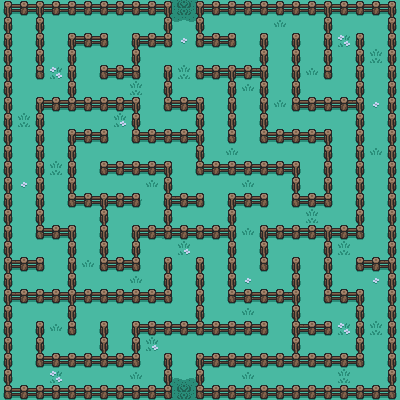

This is a level from a 2D game, rendered from its Tiled map with the project's own tilesets. A one-line summary and the map file follow, with tile-layer data summarised:
An orthogonal 25x25 tile map with 16x16 px tiles, 4 tile layers (Piso, flores, camino, colisiones) and 73 objects.

<map version="1.8" tiledversion="1.8.2" orientation="orthogonal" renderorder="right-down" width="25" height="25" tilewidth="16" tileheight="16" infinite="0" nextlayerid="6" nextobjectid="75">
 <tileset firstgid="1" source="Woodlands Tileset WIP (v2).tsx" />
 <layer id="1" name="Piso" width="25" height="25">
  <data>[625 cells, 625 non-empty, 1 distinct tile ids]</data>
 </layer>
 <layer id="4" name="flores" width="25" height="25">
  <data>[625 cells, 41 non-empty, 5 distinct tile ids]</data>
 </layer>
 <layer id="2" name="camino" width="25" height="25">
  <data>[625 cells, 12 non-empty, 9 distinct tile ids]</data>
 </layer>
 <layer id="3" name="colisiones" width="25" height="25">
  <data>[625 cells, 335 non-empty, 15 distinct tile ids]</data>
 </layer>
 <objectgroup id="5" name="colisiones">
  <object id="1" x="4" y="1" width="7.9934" height="398" />
  <object id="2" x="12.1046" y="0.998068" width="159.886" height="13.9816" />
  <object id="3" x="195.978" y="1" width="200.033" height="13.9111" />
  <object id="4" x="387.989" y="14.9611" width="8.00556" height="384.05" />
  <object id="5" x="196.031" y="385.031" width="191.841" height="13.875" />
  <object id="6" x="12.1208" y="384.978" width="159.879" height="13.9556" />
  <object id="7" x="164.013" y="352.998" width="7.98681" height="31.8927" />
  <object id="8" x="196" y="352.969" width="8" height="31.9844" />
  <object id="9" x="204.063" y="353.011" width="159.938" height="13.9667" />
  <object id="10" x="356.002" y="289.006" width="7.98854" height="63.95" />
  <object id="11" x="291.981" y="33.0313" width="8.03804" height="63.8574" />
  <object id="12" x="324.019" y="288.976" width="31.8505" height="14.0122" />
  <object id="13" x="323.987" y="225.011" width="8.01319" height="63.9194" />
  <object id="14" x="332.111" y="225.022" width="31.8486" height="13.9556" />
  <object id="15" x="356.011" y="32.9844" width="7.98194" height="191.949" />
  <object id="16" x="292" y="97.0222" width="63.9111" height="13.9892" />
  <object id="17" x="324" y="14.9646" width="8" height="64.0174" />
  <object id="18" x="356.003" y="256.965" width="31.8662" height="14.0068" />
  <object id="19" x="291.998" y="257.002" width="7.99965" height="95.9663" />
  <object id="20" x="300.044" y="321.022" width="31.951" height="13.9309" />
  <object id="21" x="228.008" y="289" width="63.8811" height="13.9922" />
  <object id="22" x="228" y="192.989" width="8" height="95.9778" />
  <object id="23" x="236.13" y="192.977" width="31.8261" height="13.9797" />
  <object id="24" x="260" y="224.984" width="63.9063" height="14" />
  <object id="25" x="259.984" y="239.031" width="8.01563" height="31.9609" />
  <object id="26" x="132.011" y="225.002" width="95.9396" height="13.9901" />
  <object id="27" x="131.993" y="239.063" width="8.00694" height="31.9306" />
  <object id="28" x="100" y="256.976" width="31.9219" height="13.9931" />
  <object id="29" x="100.01" y="193.006" width="7.99167" height="63.9285" />
  <object id="30" x="108.065" y="193" width="31.9355" height="13.9912" />
  <object id="31" x="68.0132" y="193" width="31.9556" height="13.9844" />
  <object id="32" x="68.0021" y="129" width="8.00451" height="63.8125" />
  <object id="33" x="76.0625" y="129.008" width="31.9194" height="13.9766" />
  <object id="34" x="164.004" y="160.991" width="7.97569" height="63.9387" />
  <object id="35" x="172.087" y="192.999" width="31.9353" height="13.9697" />
  <object id="36" x="100" y="160.969" width="63.9063" height="14" />
  <object id="37" x="12.1304" y="257.042" width="31.8483" height="13.915" />
  <object id="38" x="12.0625" y="289" width="159.922" height="13.9844" />
  <object id="39" x="163.984" y="256.997" width="7.99457" height="31.9321" />
  <object id="40" x="68.0111" y="303.053" width="7.97874" height="31.9483" />
  <object id="41" x="67.9879" y="225.016" width="8.00193" height="63.9386" />
  <object id="42" x="36.0111" y="224.979" width="31.8816" height="14.0222" />
  <object id="43" x="35.9976" y="97.0054" width="7.98559" height="127.917" />
  <object id="44" x="44.0234" y="97.0139" width="95.9599" height="13.9771" />
  <object id="45" x="35.999" y="15.0313" width="8" height="63.9642" />
  <object id="46" x="68.0056" y="32.9844" width="8.00208" height="63.9823" />
  <object id="47" x="76.0889" y="33.009" width="31.8955" height="13.9753" />
  <object id="48" x="164.008" y="15.0156" width="7.98438" height="31.9844" />
  <object id="49" x="131.991" y="33.0222" width="31.9622" height="13.9424" />
  <object id="50" x="132.004" y="46.9961" width="7.99939" height="32.0039" />
  <object id="51" x="100.011" y="64.9956" width="31.94" height="14.0122" />
  <object id="52" x="132.013" y="111.038" width="7.97569" height="31.9576" />
  <object id="53" x="140.035" y="129.001" width="63.9665" height="13.9979" />
  <object id="54" x="196.011" y="97.0039" width="7.97986" height="31.9572" />
  <object id="55" x="163.992" y="97.0024" width="31.9802" height="14" />
  <object id="56" x="163.994" y="65.0056" width="8.00556" height="31.9778" />
  <object id="57" x="195.999" y="14.9368" width="7.99748" height="32.0743" />
  <object id="58" x="204.13" y="32.999" width="31.8651" height="13.9854" />
  <object id="59" x="195.994" y="143.028" width="8.01667" height="31.9668" />
  <object id="60" x="204.073" y="161.009" width="95.9429" height="13.9708" />
  <object id="61" x="36" y="320.966" width="8.00749" height="46.0232" />
  <object id="62" x="44.0556" y="352.996" width="95.9535" height="13.9934" />
  <object id="63" x="99.9988" y="321" width="8.00677" height="31.9652" />
  <object id="64" x="132.012" y="320.977" width="7.98281" height="31.97" />
  <object id="65" x="140.067" y="321" width="127.949" height="14" />
  <object id="66" x="196.016" y="256.98" width="7.97326" height="63.9868" />
  <object id="68" x="292.016" y="175.046" width="7.97996" height="31.9477" />
  <object id="69" x="300.089" y="193.001" width="31.9045" height="13.9877" />
  <object id="70" x="324" y="128.997" width="7.98438" height="63.9714" />
  <object id="71" x="259.992" y="129" width="63.9467" height="13.9844" />
  <object id="72" x="260" y="33" width="8" height="95.9646" />
  <object id="73" x="196" y="64.9778" width="63.9604" height="14.0144" />
  <object id="74" x="227.999" y="79.0391" width="8.00208" height="63.9609" />
 </objectgroup>
</map>
